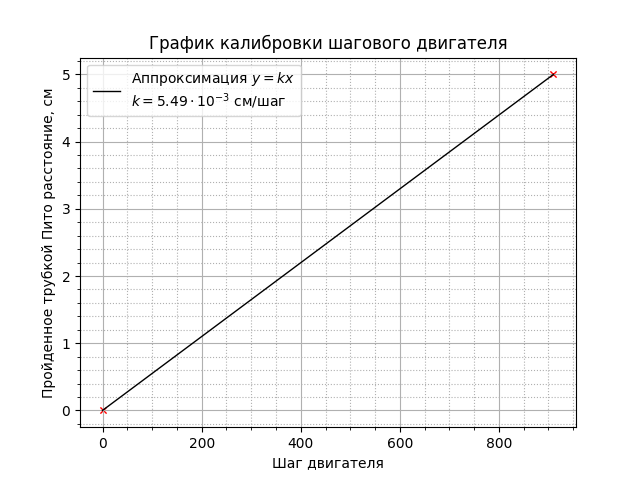

Write Python code to recreate this figure.
import numpy as np
import matplotlib.pyplot as plt

def av(X):
    return np.average(X)

def calib(X, Y):
    k = (av(Y * X) - av(Y) * av(X)) / (av(X * X) - av(X)**2)
    b = av(Y) - av(X) * k
    return k, b

plt.grid(which='major')
plt.grid(which='minor', linestyle=':')
plt.minorticks_on()

# Чтение данных из файла
file = open('Mover_calib.txt')
X, Y = [], []
for l in file:
    X.append(float(l.split()[0]))
    Y.append(float(l.split()[1]))
file.close()

X, Y = np.array(X), np.array(Y)

print("X:", X)
print("Y:", Y)

k, b = calib(X, Y)

# Преобразование k в формат с экспоненциальной записью
k_exp = k * 1e3  # Переход к формату * 10^-3
k_formatted = f"{k_exp:.2f} \\cdot 10^{{-3}}"

# Построение графика
plt.scatter(X, Y, 20, marker='x', c='r', linewidths=1)
plt.xlabel('Шаг двигателя')
plt.ylabel('Пройденное трубкой Пито расстояние, см')
plt.title('График калибровки шагового двигателя')
plt.plot(X, k * X, 'black', linewidth=1, label='Аппроксимация $y=kx$\n' +
         f'$k={k_formatted}~\\text{{см/шаг}}$')
plt.legend()
plt.savefig('shag.png')
plt.show()
